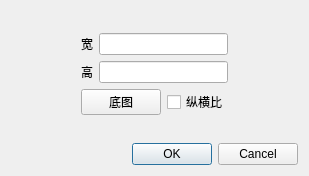
<?xml version="1.0" encoding="UTF-8"?>
<ui version="4.0">
 <class>BaseSetWidget</class>
 <widget class="QDialog" name="BaseSetWidget">
  <property name="geometry">
   <rect>
    <x>0</x>
    <y>0</y>
    <width>309</width>
    <height>176</height>
   </rect>
  </property>
  <property name="windowTitle">
   <string>底图宽高</string>
  </property>
  <layout class="QGridLayout" name="gridLayout">
   <item row="0" column="2">
    <spacer name="verticalSpacer">
     <property name="orientation">
      <enum>Qt::Vertical</enum>
     </property>
     <property name="sizeHint" stdset="0">
      <size>
       <width>20</width>
       <height>24</height>
      </size>
     </property>
    </spacer>
   </item>
   <item row="1" column="0">
    <spacer name="horizontalSpacer">
     <property name="orientation">
      <enum>Qt::Horizontal</enum>
     </property>
     <property name="sizeHint" stdset="0">
      <size>
       <width>37</width>
       <height>17</height>
      </size>
     </property>
    </spacer>
   </item>
   <item row="1" column="1" colspan="2">
    <layout class="QGridLayout" name="gridLayout_2">
     <item row="0" column="0">
      <widget class="QLabel" name="label">
       <property name="text">
        <string>宽</string>
       </property>
      </widget>
     </item>
     <item row="0" column="1">
      <widget class="QLineEdit" name="wEdit"/>
     </item>
     <item row="1" column="0">
      <widget class="QLabel" name="label_2">
       <property name="text">
        <string>高</string>
       </property>
      </widget>
     </item>
     <item row="1" column="1">
      <widget class="QLineEdit" name="hEdit"/>
     </item>
    </layout>
   </item>
   <item row="1" column="3">
    <spacer name="horizontalSpacer_2">
     <property name="orientation">
      <enum>Qt::Horizontal</enum>
     </property>
     <property name="sizeHint" stdset="0">
      <size>
       <width>37</width>
       <height>17</height>
      </size>
     </property>
    </spacer>
   </item>
   <item row="2" column="1" colspan="2">
    <layout class="QHBoxLayout" name="horizontalLayout">
     <item>
      <widget class="QPushButton" name="pushButton">
       <property name="text">
        <string>底图</string>
       </property>
      </widget>
     </item>
     <item>
      <widget class="QCheckBox" name="checkBox">
       <property name="text">
        <string>纵横比</string>
       </property>
      </widget>
     </item>
    </layout>
   </item>
   <item row="3" column="1">
    <spacer name="verticalSpacer_2">
     <property name="orientation">
      <enum>Qt::Vertical</enum>
     </property>
     <property name="sizeHint" stdset="0">
      <size>
       <width>20</width>
       <height>24</height>
      </size>
     </property>
    </spacer>
   </item>
   <item row="4" column="0" colspan="4">
    <widget class="QDialogButtonBox" name="buttonBox">
     <property name="orientation">
      <enum>Qt::Horizontal</enum>
     </property>
     <property name="standardButtons">
      <set>QDialogButtonBox::Cancel|QDialogButtonBox::Ok</set>
     </property>
    </widget>
   </item>
  </layout>
 </widget>
 <resources/>
 <connections>
  <connection>
   <sender>buttonBox</sender>
   <signal>accepted()</signal>
   <receiver>BaseSetWidget</receiver>
   <slot>accept()</slot>
   <hints>
    <hint type="sourcelabel">
     <x>248</x>
     <y>254</y>
    </hint>
    <hint type="destinationlabel">
     <x>157</x>
     <y>274</y>
    </hint>
   </hints>
  </connection>
  <connection>
   <sender>buttonBox</sender>
   <signal>rejected()</signal>
   <receiver>BaseSetWidget</receiver>
   <slot>reject()</slot>
   <hints>
    <hint type="sourcelabel">
     <x>316</x>
     <y>260</y>
    </hint>
    <hint type="destinationlabel">
     <x>286</x>
     <y>274</y>
    </hint>
   </hints>
  </connection>
 </connections>
</ui>
